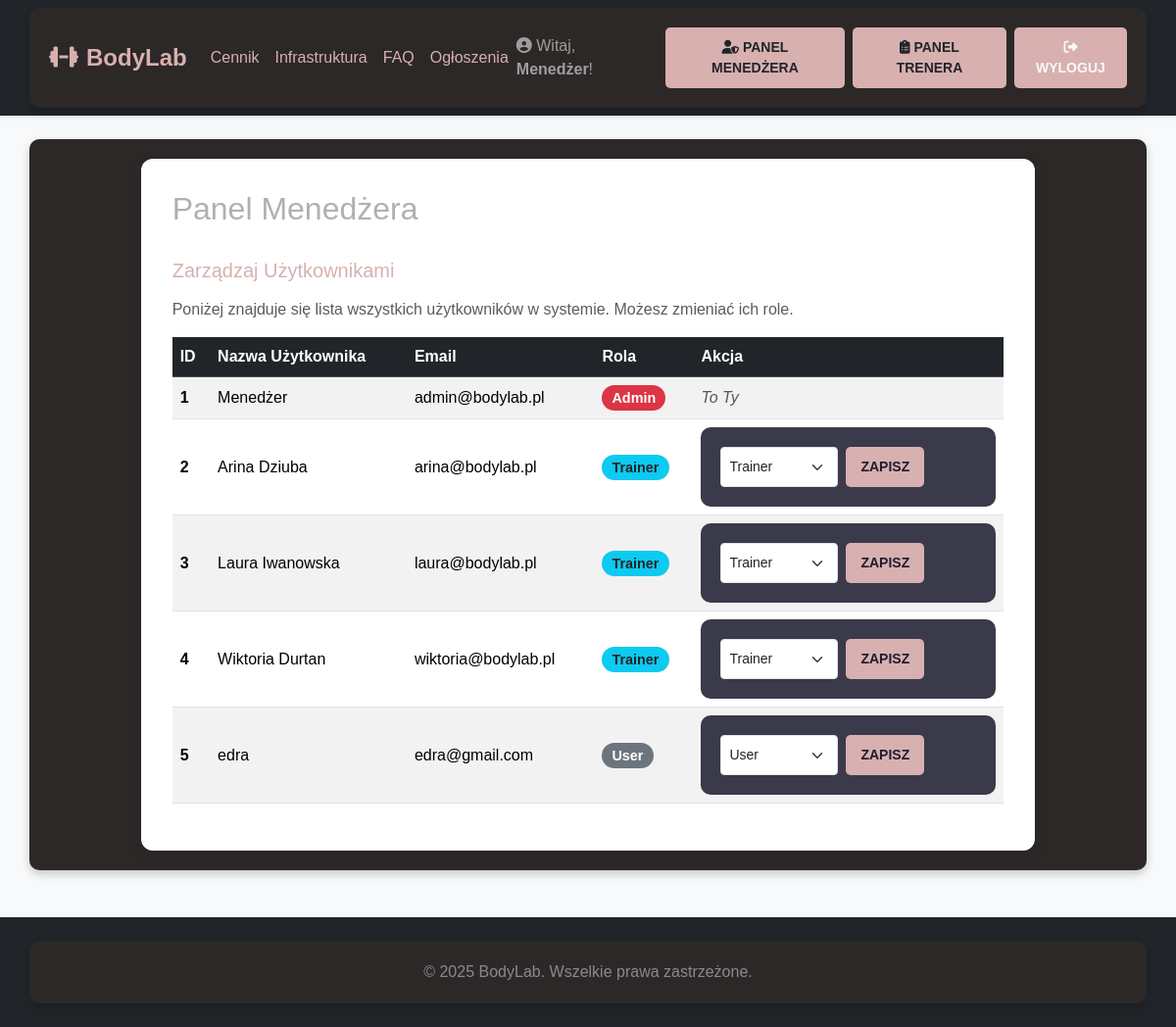
The page /admin (signed in) on the database its author committed.
### app.py (models this page shows, shortened)
class User(db.Model, UserMixin):
    id = db.Column(db.Integer, primary_key=True)
    username = db.Column(db.String(50), unique=True, nullable=False)
    email = db.Column(db.String(120), unique=True, nullable=False)
    password_hash = db.Column(db.String(256), nullable=False)
    role = db.Column(db.String(20), nullable=False, default='user')
    experience_notes = db.Column(db.Text, nullable=True)
    sessions_taught = db.relationship('TrainingSession', back_populates='trainer', lazy='dynamic')
    bookings = db.relationship('Booking', back_populates='user', lazy='dynamic')
    messages_sent = db.relationship('Message', foreign_keys='Message.sender_id', back_populates='sender',
                                    lazy='dynamic')
    messages_received = db.relationship('Message', foreign_keys='Message.recipient_id', back_populates='recipient',
                                        lazy='dynamic')
    @property
    def is_admin(self):
        return self.role == 'admin'
    @property
    def is_trainer(self):
        return self.role == 'trainer'

### app.py (the view)
@app.route("/admin")
@login_required
@admin_required
def admin_dashboard():
    all_users = User.query.order_by(User.id).all()
    return render_template("admin.html", users=all_users)

### app.py (called while the page is built)
@login_manager.user_loader
def load_user(user_id):
    return db.session.get(User, int(user_id))

def admin_required(f):
    @wraps(f)
    def decorated_function(*args, **kwargs):
        if not current_user.is_authenticated or not current_user.is_admin:
            flash("Dostęp do tej strony wymaga uprawnień Menedżera.", "danger")
            return redirect(url_for('index'))
        return f(*args, **kwargs)
    return decorated_function

### templates/admin.html (shortened to what this page needs)
{% extends "base.html" %}
{% block content %}
<div class="d-flex justify-content-between align-items-center mb-4">
    <h1 class="h2">Panel Menedżera</h1>
</div>
<h3 class="h5 mb-3" style="color: #d8b0b0;">Zarządzaj Użytkownikami</h3>
<p class="text-muted">Poniżej znajduje się lista wszystkich użytkowników w systemie. Możesz zmieniać ich role.</p>
<div class="table-responsive">
    <table class="table table-striped table-hover align-middle">
        <thead class="table-dark">
            <tr>
                <th scope="col">ID</th>
                <th scope="col">Nazwa Użytkownika</th>
                <th scope="col">Email</th>
                <th scope="col">Rola</th>
                <th scope="col">Akcja</th>
            </tr>
        </thead>
        <tbody>
            {% for user in users %}
            <tr>
                <th scope="row">{{ user.id }}</th>
                <td>{{ user.username }}</td>
                <td>{{ user.email }}</td>
                <td>
                    <span class="badge rounded-pill
                        {% if user.is_admin %} bg-danger role-badge
                        {% elif user.is_trainer %} bg-info text-dark role-badge
                        {% else %} bg-secondary role-badge {% endif %}">
                        {{ user.role | capitalize }}
                    </span>
                </td>
                <td>
                    {% if user.id != current_user.id %}
                    <form action="{{ url_for('admin_edit_user', user_id=user.id) }}" method="POST" class="d-flex gap-2">
                        <select name="role" class="form-select form-select-sm">
                            <option value="user" {% if user.role == 'user' %}selected{% endif %}>User</option>
                            <option value="trainer" {% if user.role == 'trainer' %}selected{% endif %}>Trainer</option>
                        </select>
                        <button type="submit" class="btn btn-primary btn-sm">Zapisz</button>
                    </form>
                    {% else %}
                    <span class="text-muted fst-italic">To Ty</span>
                    {% endif %}
                </td>
            </tr>
            {% endfor %}
        </tbody>
    </table>
</div>
{% endblock %}

### templates/base.html (shortened to what this page needs)
<!DOCTYPE html>
<html lang="pl">
<head>
    <link href="https://cdn.jsdelivr.net/npm/bootstrap@5.3.3/dist/css/bootstrap.min.css" rel="stylesheet">
    <link rel="stylesheet" href="https://cdnjs.cloudflare.com/ajax/libs/font-awesome/6.5.0/css/all.min.css">
    <link rel="stylesheet" href="{{ url_for('static', filename='style.css') }}">
</head>
<body>
<nav class="navbar navbar-expand-lg navbar-dark bg-dark shadow-sm">
    <div class="container">
        <a class="navbar-brand" href="{{ url_for('index') }}">
            <i class="fas fa-dumbbell me-2"></i>BodyLab
        </a>
        <div class="collapse navbar-collapse" id="navbarNav">
            <ul class="navbar-nav me-auto">
                <li class="nav-item">
                    <a class="nav-link" href="{{ url_for('pricing') }}">Cennik</a>
                </li>
                <li class="nav-item">
                    <a class="nav-link" href="{{ url_for('infrastructure') }}">Infrastruktura</a>
                </li>
                <li class="nav-item">
                    <a class="nav-link" href="{{ url_for('faq') }}">FAQ</a>
                </li>
                <li class="nav-item">
                    <a class="nav-link" href="{{ url_for('announcements') }}">Ogłoszenia</a>
                </li>
            </ul>
            <ul class="navbar-nav ms-auto d-flex align-items-center">
                {% if current_user.is_authenticated %}
                    <li class="nav-item">
                        <span class="navbar-text me-3">
                            <i class="fas fa-user-circle"></i> Witaj, <strong>{{ current_user.username }}</strong>!
                        </span>
                    </li>
                    {% if current_user.is_admin %}
                    <li class="nav-item me-2">
                        <a class="btn btn-warning btn-sm px-3" href="{{ url_for('admin_dashboard') }}">
                            <i class="fas fa-user-shield"></i> Panel Menedżera
                        </a>
                    </li>
                    {% endif %}
                    {% if current_user.is_admin or current_user.is_trainer %}
                    <li class="nav-item me-2">
                        <a class="btn btn-info btn-sm px-3" href="{{ url_for('trainer_dashboard') }}">
                            <i class="fas fa-clipboard-list"></i> Panel Trenera
                        </a>
                    </li>
                    {% endif %}
                    <li class="nav-item">
                        <a class="btn btn-outline-light btn-sm px-3" href="{{ url_for('logout') }}">
                            <i class="fas fa-sign-out-alt"></i> Wyloguj
                        </a>
                    </li>
                {% endif %}
            </ul>
        </div>
    </div>
</nav>
<main class="main-content">
    <div class="container mt-4">
        <div class="row justify-content-center">
            <div class="col-lg-10">
                <div class="content-card">
                    {% block content %}{% endblock %}
                </div>
            </div>
        </div>
    </div>
</main>
<footer class="text-center py-4 mt-5">
    <div class="container">
        <p class="mb-0">&copy; 2025 BodyLab. Wszelkie prawa zastrzeżone.</p>
    </div>
</footer>
</body>
</html>

### static/style.css (style rules this page uses)
body { background-color: #1e1e2f; color: #b0b0b0; font-family: 'Arial', sans-serif; }
.container { background: #2c2827; padding: 20px; border-radius: 10px; box-shadow: 0 4px 10px rgba(0, 0, 0, 0.2); }
h1, h2 { color: #d8b0b0; }
p { color: #8a8a8a; font-size: 16px; }
form { background: #3a3a4a; padding: 20px; border-radius: 10px; }
input, select, textarea { background: #2c2827; color: #e0e0e0; border: 1px solid #555; padding: 8px; border-radius: 5px; width: 100%; }
button, .btn { background: #d8b0b0; color: #1e1e2f; padding: 10px 15px; border-radius: 5px; font-weight: bold; text-transform: uppercase; border: none; cursor: pointer; }
.navbar { background: #181824; }
.navbar-brand, .nav-link { color: #d8b0b0 !important; }
a { color: #d8b0b0; }

### templates/base.html (style rules this page uses)
body { background-color: #f8f9fa; min-height: 100vh; display: flex; flex-direction: column; }
.main-content { flex: 1; }
.navbar-brand { font-weight: 700; font-size: 1.5rem; }
footer { margin-top: auto; background-color: #212529; color: #adb5bd; }
.content-card { background: white; border-radius: 12px; box-shadow: 0 4px 15px rgba(0,0,0,0.08); padding: 2rem; }
.navbar-dark .navbar-nav .btn { color: #212529; }
.navbar-dark .navbar-nav .btn-warning { color: #212529; }
.navbar-dark .navbar-nav .btn-outline-light { color: #f8f9fa; }

### templates/admin.html (style rules this page uses)
.table-responsive { max-height: 600px; }
.role-badge { font-size: 0.9rem; padding: 0.4em 0.7em; }
.form-select-sm { width: 120px; }

### rows shown on the page
User: username "Menedżer", id "1", email "admin@bodylab.pl", role "Admin", shows "To Ty"
User: id "2", username "Arina Dziuba", email "arina@bodylab.pl", role "Trainer"
User: id "3", username "Laura Iwanowska", email "laura@bodylab.pl", role "Trainer"
User: id "4", username "Wiktoria Durtan", email "wiktoria@bodylab.pl", role "Trainer"
User: id "5", username "edra", email "edra@gmail.com", role "User"
